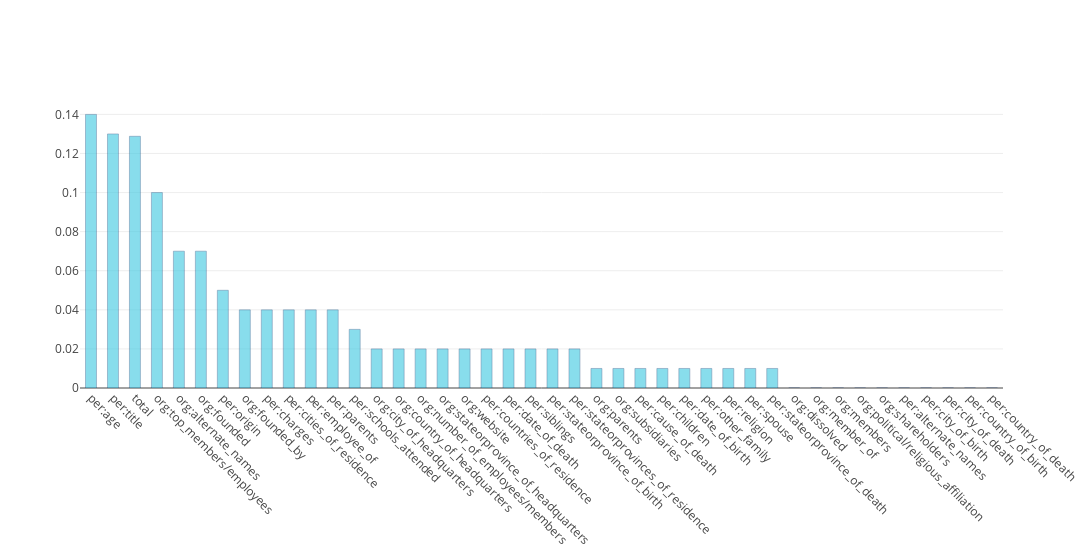

Notebook code for this chart:
### Code cell
import plotly.graph_objs as go


trace1 = go.Bar(
    x=[stat[0] for stat in stats],
    y=[stat[1] for stat in stats],
    name='Precision',
    width=0.5,
    marker=dict(
        color='rgb(58,200,225)',
        line=dict(
            color='rgb(8,48,107)',
            width=0.5),
        ),
    opacity=0.6
)

data = [trace1]
layout = go.Layout(
    barmode='overlay',
    width=1200,
    xaxis = go.layout.XAxis(
        tickangle = 45,
        automargin = True
        
    )
    
        
)

fig = go.Figure(data=data, layout=layout)
iplot(fig)

### Figure 1 — Plotly figure (JSON) as saved in the notebook; plotly's stock layout.template omitted (floating-point values rounded to 4 significant figures)
{"data": [{"marker": {"color": "rgb(58,200,225)", "line": {"color": "rgb(8,48,107)", "width": 0.5}}, "name": "Precision", "opacity": 0.6, "type": "bar", "uid": "3ada6686-aeb9-43b4-8cb0-20c651e9d17a", "width": 0.5, "x": ["per:age", "per:title", "total", "org:top_members/employees", "org:alternate_names", "org:founded", "per:origin", "org:founded_by", "per:charges", "per:cities_of_residence", "per:employee_of", "per:parents", "per:schools_attended", "org:city_of_headquarters", "org:country_of_headquarters", "org:number_of_employees/members", "org:stateorprovince_of_headquarters", "org:website", "per:countries_of_residence", "per:date_of_death", "per:siblings", "per:stateorprovince_of_birth", "per:stateorprovinces_of_residence", "org:parents", "org:subsidiaries", "per:cause_of_death", "per:children", "per:date_of_birth", "per:other_family", "per:religion", "per:spouse", "per:stateorprovince_of_death", "org:dissolved", "org:member_of", "org:members", "org:political/religious_affiliation", "org:shareholders", "per:alternate_names", "per:city_of_birth", "per:city_of_death", "per:country_of_birth", "per:country_of_death"], "y": [0.14, 0.13, 0.1288, 0.1, 0.07, 0.07, 0.05, 0.04, 0.04, 0.04, 0.04, 0.04, 0.03, 0.02, 0.02, 0.02, 0.02, 0.02, 0.02, 0.02, 0.02, 0.02, 0.02, 0.01, 0.01, 0.01, 0.01, 0.01, 0.01, 0.01, 0.01, 0.01, 0, 0, 0, 0, 0, 0, 0, 0, 0, 0]}], "layout": {"barmode": "overlay", "width": 1200, "xaxis": {"automargin": true, "tickangle": 45}}}
